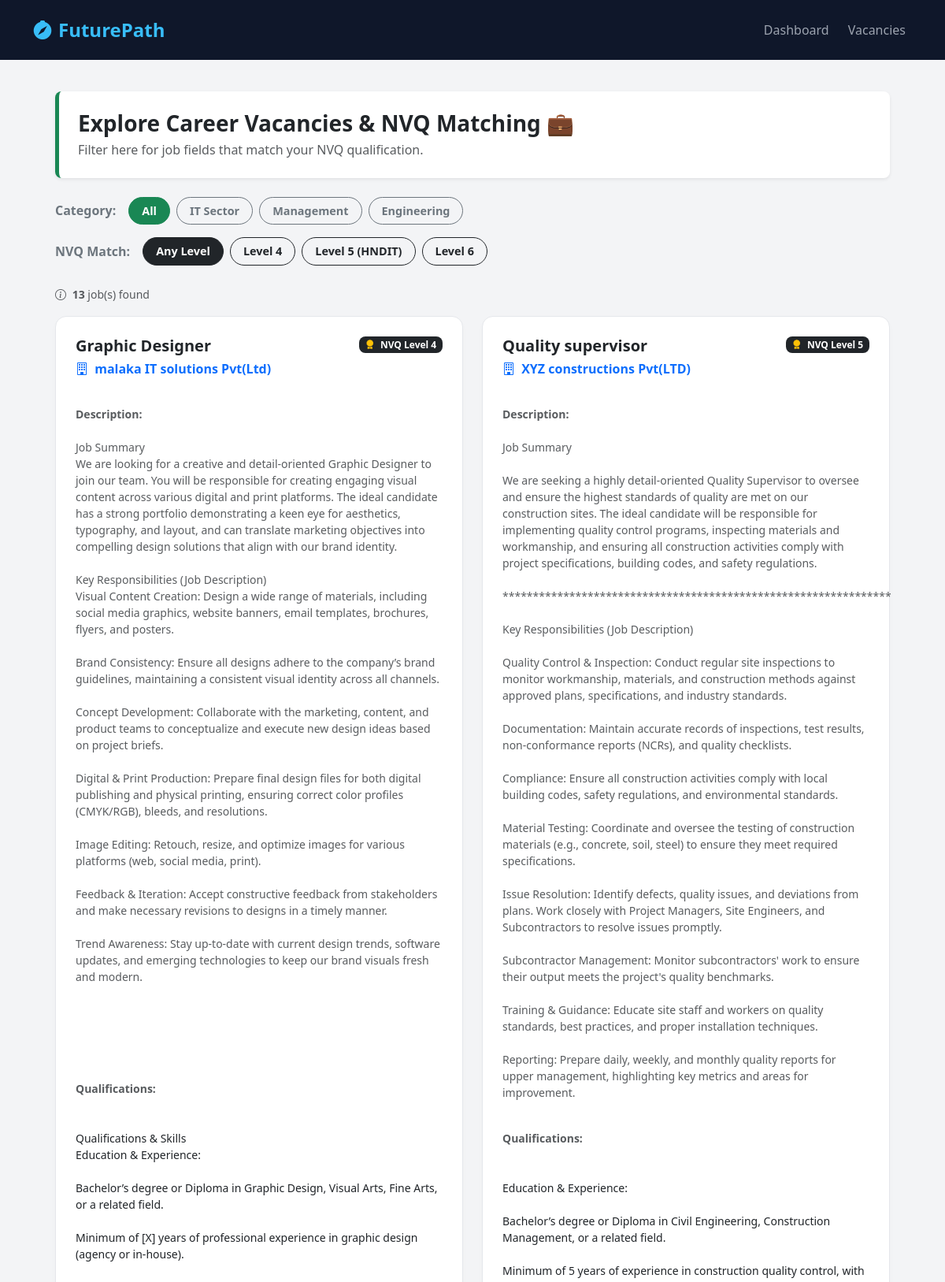
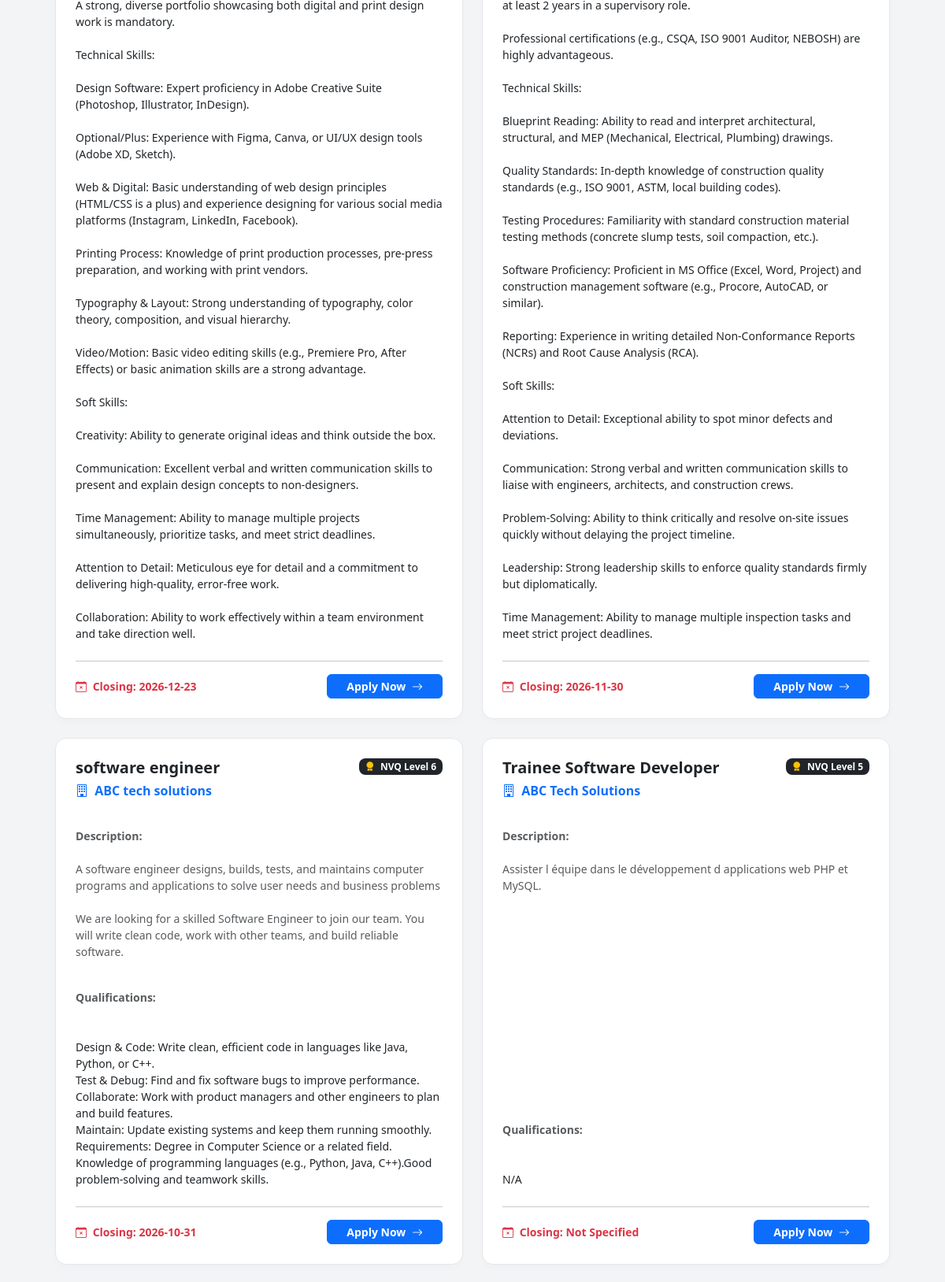
Page /view_jobs.php (signed in, upper part) on the committed database (2 pictures, top to bottom).
### tables this page shows
CREATE TABLE `jobs` (
  `job_id` int(11) NOT NULL,
  `job_title` varchar(255) NOT NULL,
  `company_name` varchar(255) DEFAULT NULL,
  `category` varchar(100) DEFAULT NULL,
  `nvq_level` varchar(50) DEFAULT NULL,
  `description` text DEFAULT NULL,
  `qualifications` text DEFAULT NULL,
  `closing_date` date DEFAULT NULL,
  `created_at` timestamp NOT NULL DEFAULT current_timestamp(),
  `company_id` int(11) DEFAULT NULL
);

### view_jobs.php (the view, shortened to what this page needs)
<?php
include 'config/db.php';
$category_filter = isset($_GET['category']) ? trim($_GET['category']) : '';
$nvq_filter = isset($_GET['nvq_level']) ? trim($_GET['nvq_level']) : '';
$jobs = [];
try {
    $sql = "SELECT * FROM jobs WHERE 1=1";
    $params = [];
    $sql .= " ORDER BY created_at DESC";
    $stmt = $conn->prepare($sql);
    $stmt->execute($params);
    $jobs = $stmt->fetchAll(PDO::FETCH_ASSOC);
} catch (PDOException $e) {
    $jobs = [];
}
?>
<!DOCTYPE html>
<html lang="en">
<head>
    <link href="https://cdn.jsdelivr.net/npm/bootstrap@5.3.2/dist/css/bootstrap.min.css" rel="stylesheet">
    <link rel="stylesheet" href="https://cdn.jsdelivr.net/npm/bootstrap-icons@1.11.1/font/bootstrap-icons.css">
</head>
<body>
    <nav class="navbar navbar-expand-lg custom-navbar">
        <div class="container-fluid" style="max-width: 1200px; margin: 0 auto;">
            <a class="navbar-brand" href="student_dashboard.php">
                <i class="bi bi-compass-fill me-2"></i>FuturePath
            </a>
            <div class="collapse navbar-collapse justify-content-end">
                <ul class="navbar-nav gap-2">
                    <li class="nav-item">
                        <a class="nav-link" href="student_dashboard.php">Dashboard</a>
                    </li>
                    <li class="nav-item">
                        <a class="nav-link active" href="view_jobs.php">Vacancies</a>
                    </li>
                </ul>
            </div>
        </div>
    </nav>
    <div class="main-container">
        <div class="p-4 bg-white rounded-3 shadow-sm mb-4 border-start border-success border-5">
            <h3 class="fw-bold text-dark m-0">Explore Career Vacancies & NVQ Matching 💼</h3>
            <p class="text-muted m-0 mt-1">Filter here for job fields that match your NVQ qualification.</p>
        </div>
        <div class="d-flex gap-2 flex-wrap mb-3">
            <span class="align-self-center fw-bold text-secondary me-2">Category:</span>
            <a href="view_jobs.php"
               class="btn filter-btn <?php echo empty($category_filter) ? 'btn-success' : 'btn-outline-secondary'; ?>">
                All
            </a>
            <a href="view_jobs.php?category=IT&nvq_level=<?php echo urlencode($nvq_filter); ?>"
               class="btn filter-btn <?php echo strtolower($category_filter) === 'it' ? 'btn-success' : 'btn-outline-secondary'; ?>">
                IT Sector
            </a>
            <a href="view_jobs.php?category=Management&nvq_level=<?php echo urlencode($nvq_filter); ?>"
               class="btn filter-btn <?php echo strtolower($category_filter) === 'management' ? 'btn-success' : 'btn-outline-secondary'; ?>">
                Management
            </a>
            <a href="view_jobs.php?category=Engineering&nvq_level=<?php echo urlencode($nvq_filter); ?>"
               class="btn filter-btn <?php echo strtolower($category_filter) === 'engineering' ? 'btn-success' : 'btn-outline-secondary'; ?>">
                Engineering
            </a>
        </div>
        <div class="d-flex gap-2 flex-wrap mb-4">
            <span class="align-self-center fw-bold text-secondary me-2">NVQ Match:</span>
            <a href="view_jobs.php?category=<?php echo urlencode($category_filter); ?>"
               class="btn filter-btn <?php echo empty($nvq_filter) ? 'btn-dark' : 'btn-outline-dark'; ?>">
                Any Level
            </a>
            <a href="view_jobs.php?category=<?php echo urlencode($category_filter); ?>&nvq_level=NVQ Level 4"
               class="btn filter-btn <?php echo $nvq_filter === 'NVQ Level 4' ? 'btn-dark' : 'btn-outline-dark'; ?>">
                Level 4
            </a>
            <a href="view_jobs.php?category=<?php echo urlencode($category_filter); ?>&nvq_level=NVQ Level 5"
               class="btn filter-btn <?php echo $nvq_filter === 'NVQ Level 5' ? 'btn-dark' : 'btn-outline-dark'; ?>">
                Level 5 (HNDIT)
            </a>
            <a href="view_jobs.php?category=<?php echo urlencode($category_filter); ?>&nvq_level=NVQ Level 6"
               class="btn filter-btn <?php echo $nvq_filter === 'NVQ Level 6' ? 'btn-dark' : 'btn-outline-dark'; ?>">
                Level 6
            </a>
        </div>
        <div class="mb-3">
            <small class="text-muted">
                <i class="bi bi-info-circle me-1"></i>
                <strong><?php echo count($jobs); ?></strong> job(s) found
            </small>
        </div>
        <div class="row g-4">
            <?php if (count($jobs) > 0): ?>
                <?php foreach ($jobs as $job): ?>
                    <div class="col-md-6">
                        <div class="job-card d-flex flex-column h-100">
                            <div class="d-flex justify-content-between align-items-start mb-2">
                                <h4 class="fw-bold text-dark m-0 fs-5"><?php echo htmlspecialchars($job['job_title']); ?></h4>
                                <span class="badge bg-dark text-white px-2.5 py-1.5 rounded-3 small">
                                    <i class="bi bi-award-fill me-1 text-warning"></i>
                                    <?php echo htmlspecialchars($job['nvq_level']); ?>
                                </span>
                            </div>
                            <h6 class="text-primary fw-semibold mb-3">
                                <i class="bi bi-building me-1"></i>
                                <?php echo htmlspecialchars($job['company_name']); ?>
                            </h6>
                            <p class="text-muted small mb-3 flex-grow-1" style="white-space: pre-line;">
                                <strong>Description:</strong><br>
                                <?php echo htmlspecialchars($job['description']); ?>
                            </p>
                            <p class="text-muted small mb-4" style="white-space: pre-line;">
                                <strong>Qualifications:</strong><br>
                                <span class="text-dark fw-medium">
                                    <?php echo htmlspecialchars($job['qualifications'] ?? 'N/A'); ?>
                                </span>
                            </p>
                            <hr class="mt-auto opacity-25">
                            <div class="d-flex justify-content-between align-items-center">
                                <span class="text-danger small fw-semibold">
                                    <i class="bi bi-calendar-x me-1"></i>
                                    Closing: <?php echo htmlspecialchars($job['closing_date'] ?? 'Not Specified'); ?>
                                </span>
                                <a href="apply_job.php?job_id=<?php echo $job['job_id']; ?>" class="btn btn-sm btn-primary px-4 rounded-2 fw-semibold">
                                    Apply Now <i class="bi bi-arrow-right ms-1"></i>
                                </a>
                            </div>
                        </div>
                    </div>
                <?php endforeach; ?>
            <?php endif; ?>
        </div>
    </div>
</body>
</html>

### view_jobs.php (style rules this page uses)
html, body { height: 100%; margin: 0; background-color: #f3f4f6; font-family: 'Segoe UI', system-ui, sans-serif; }
.custom-navbar { background-color: #0f172a !important; padding: 15px 30px; }
.custom-navbar .navbar-brand { font-weight: 800; font-size: 1.5rem; color: #38bdf8 !important; }
.custom-navbar .nav-link { color: #9ca3af !important; font-weight: 500; }
.main-container { max-width: 1100px; margin: 40px auto; padding: 0 20px; }
.job-card { background: white; border-radius: 14px; padding: 25px; box-shadow: 0 4px 10px rgba(0,0,0,0.02); border: 1px solid #e5e7eb; transition: transform 0.2s; }
.filter-btn { border-radius: 20px; font-weight: 600; padding: 6px 16px; font-size: 0.9rem; }

### rows in the picture
jobs: job_title "Graphic Designer", nvq_level "NVQ Level 4", company_name "malaka IT solutions Pvt(Ltd)", description "Job Summary We are looking for a creative and detail-oriented Graphic Designer to join our team. You will be responsible for creating engaging visual content across various digital and print platforms. The ideal candidate has a strong portfolio demonstrating a keen eye for aesthetics, typography, and layout, and can translate marketing objectives into compelling design solutions that align with our brand identity. Key Responsibilities (Job Description) Visual Content Creation: Design a wide range of materials, including social media graphics, website banners, email templates, brochures, flyers, and posters. Brand Consistency: Ensure all designs adhere to the company’s brand guidelines,…", qualifications "Qualifications & Skills Education & Experience: Bachelor’s degree or Diploma in Graphic Design, Visual Arts, Fine Arts, or a related field. Minimum of [X] years of professional experience in graphic design (agency or in-house). A strong, diverse portfolio showcasing both digital and print design work is mandatory. Technical Skills: Design Software: Expert proficiency in Adobe Creative Suite (Photoshop, Illustrator, InDesign). Optional/Plus: Experience with Figma, Canva, or UI/UX design tools (Adobe XD, Sketch). Web & Digital: Basic understanding of web design principles (HTML/CSS is a plus) and experience designing for various social media platforms (Instagram, LinkedIn, Facebook). Printing…", closing_date "2026-12-23"
jobs: job_title "Quality supervisor", nvq_level "NVQ Level 5", company_name "XYZ constructions Pvt(LTD)", description "Job Summary We are seeking a highly detail-oriented Quality Supervisor to oversee and ensure the highest standards of quality are met on our construction sites. The ideal candidate will be responsible for implementing quality control programs, inspecting materials and workmanship, and ensuring all construction activities comply with project specifications, building codes, and safety regulations. **************************************************************** Key Responsibilities (Job Description) Quality Control & Inspection: Conduct regular site inspections to monitor workmanship, materials, and construction methods against approved plans, specifications, and industry standards.…", qualifications "Education & Experience: Bachelor’s degree or Diploma in Civil Engineering, Construction Management, or a related field. Minimum of 5 years of experience in construction quality control, with at least 2 years in a supervisory role. Professional certifications (e.g., CSQA, ISO 9001 Auditor, NEBOSH) are highly advantageous. Technical Skills: Blueprint Reading: Ability to read and interpret architectural, structural, and MEP (Mechanical, Electrical, Plumbing) drawings. Quality Standards: In-depth knowledge of construction quality standards (e.g., ISO 9001, ASTM, local building codes). Testing Procedures: Familiarity with standard construction material testing methods (concrete slump tests, soil…", closing_date "2026-11-30"
jobs: job_title "software engineer", nvq_level "NVQ Level 6", company_name "ABC tech solutions", description "A software engineer designs, builds, tests, and maintains computer programs and applications to solve user needs and business problems We are looking for a skilled Software Engineer to join our team. You will write clean code, work with other teams, and build reliable software.", qualifications "Design & Code: Write clean, efficient code in languages like Java, Python, or C++. Test & Debug: Find and fix software bugs to improve performance. Collaborate: Work with product managers and other engineers to plan and build features. Maintain: Update existing systems and keep them running smoothly. Requirements: Degree in Computer Science or a related field. Knowledge of programming languages (e.g., Python, Java, C++).Good problem-solving and teamwork skills.", closing_date "2026-10-31"
jobs: job_title "Trainee Software Developer", nvq_level "NVQ Level 5", company_name "ABC Tech Solutions", description "Assister l équipe dans le développement d applications web PHP et MySQL.", qualifications "N/A", closing_date "Not Specified"

### other values in the picture
count($jobs) "13"
